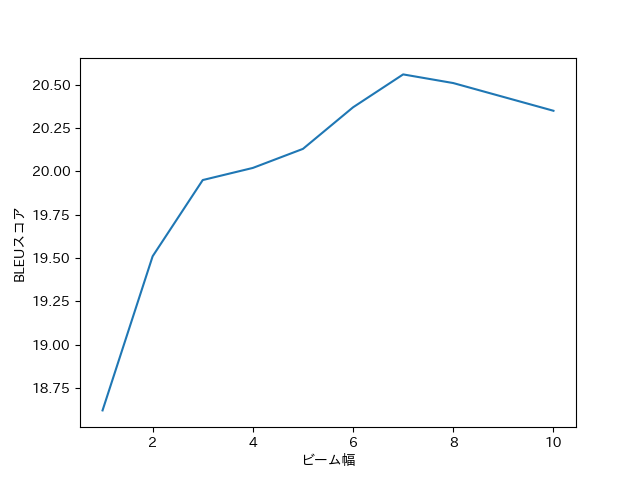

Here is the Python script that generated this plot:
from collections import Counter
import matplotlib.pyplot as plt
import japanize_matplotlib 

with open("pro/94/beam.txt", "r") as f:
    y=[float(line.strip()) for line in f.readlines()]
    x=list(range(1,len(y)+1))

plt.plot(x, y) 
plt.ylabel("BLEUスコア")
plt.xlabel("ビーム幅")
plt.savefig("pro/94/94.png")
plt.show()